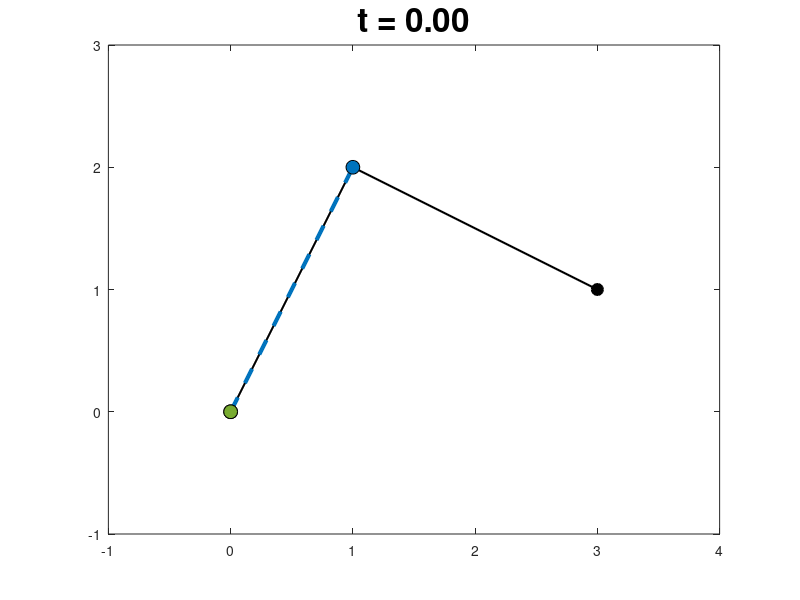

The MATLAB script that drew this image: (Note: this script raises an error after producing the figure.)
close all;clear;clc;

gif_save = 'Bezier2.gif'; % GIF文件的名称

% 定义三个控制点
P0 = [0, 0];
P1 = [1, 2];
P2 = [3, 1];

% 定义t的范围和步长
t = 0:0.01:1;

% 初始化贝塞尔曲线的坐标数组
Bx = zeros(size(t));
By = zeros(size(t));

figure;
% 计算并绘制贝塞尔曲线
for i = 1:length(t)
    % 计算贝塞尔曲线上的点
    Bx(i) = (1-t(i))^2*P0(1) + 2*(1-t(i))*t(i)*P1(1) + t(i)^2*P2(1);
    By(i) = (1-t(i))^2*P0(2) + 2*(1-t(i))*t(i)*P1(2) + t(i)^2*P2(2);

    % 清除当前图形窗口
    clf;
    
    % 绘制控制点和控制多边形
    plot([P0(1), P1(1), P2(1)], [P0(2), P1(2), P2(2)], 'ko-', 'MarkerFaceColor', 'black', 'MarkerSize', 8, 'LineWidth', 1.5);
    hold on;
    
    % 绘制贝塞尔曲线
    linewidth = 3;
    plot(Bx(1:i), By(1:i), 'LineWidth', linewidth, 'Color', [0.85, 0.33, 0.1]); % 深橙色线条
    
    % 动态绘制插值点和连接线
    P01 = (1-t(i))*P0 + t(i)*P1;
    P11 = (1-t(i))*P1 + t(i)*P2;
    P02 = (1-t(i))*P01 + t(i)*P11;
    
    % 绘制控制点到插值点的连线
    plot([P01(1),P11(1)],[P01(2),P11(2)],'Color', [0, 0.45, 0.74], 'LineStyle', '--', 'LineWidth',linewidth); % 蓝色
    
    % 绘制插值点
    marksize = 10;
    plot(P01(1), P01(2), 'o', 'MarkerFaceColor', [0, 0.45, 0.74], 'MarkerEdgeColor', 'k', 'MarkerSize', marksize); % 蓝色
    plot(P11(1), P11(2), 'o', 'MarkerFaceColor', [0, 0.45, 0.74], 'MarkerEdgeColor', 'k', 'MarkerSize', marksize); % 蓝色
    plot(P02(1), P02(2), 'o', 'MarkerFaceColor', [0.47, 0.67, 0.19], 'MarkerEdgeColor', 'k', 'MarkerSize', marksize); % 绿色
    
    % 设置图形属性
    axis equal;
    xlim([min([P0(1),P1(1),P2(1)])-1, max([P0(1),P1(1),P2(1)])+1]);
    ylim([min([P0(2),P1(2),P2(2)])-1, max([P0(2),P1(2),P2(2)])+1]);
    title(sprintf('t = %.2f', t(i)),'FontSize',24);
    
    % 捕获当前图形窗口的帧
    drawnow;
    frame = getframe(1);
    im = frame2im(frame);
    [imind,cm] = rgb2ind(im,256);
    
    % 将帧写入GIF文件
    if i == 1
        imwrite(imind,cm,gif_save,'gif', 'Loopcount',inf, 'DelayTime', 0.01);
    else
        imwrite(imind,cm,gif_save,'gif','WriteMode','append', 'DelayTime', 0.01);
    end
   
    % 暂停以便观察动画效果
    pause(0.01);
    
    hold off;
end

close all;
